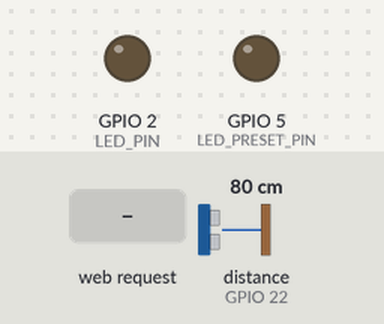
The sketch below on a simulated ESP32. On the bench: output pins drawn as LEDs (lit = HIGH). Wiring (inferred from the names in the program): ultrasonic range finder: trigger GPIO 21; echo GPIO 22. The inputs (shaded band) are chosen by the test bench; at power-on: distance to the obstacle (sensor on GPIO 22) 80 cm. The echo pulse lasts 58.3 µs per cm; pins used as bus, display or sensor lines are not drawn; what the sketch prints to the serial monitor is not drawn.

Above: at 1.2 s.
1.3 s: distance to the obstacle (sensor on GPIO 22) set to 12 cm
2.8 s: distance to the obstacle (sensor on GPIO 22) set to 9 cm
At 3.1 s:
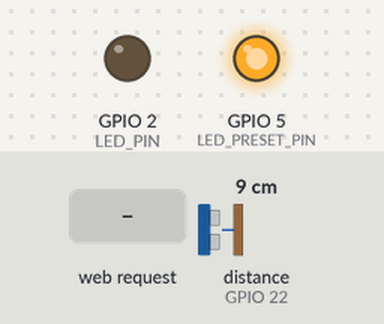
4.3 s: HTTP request GET /toggle received
At 5.5 s:
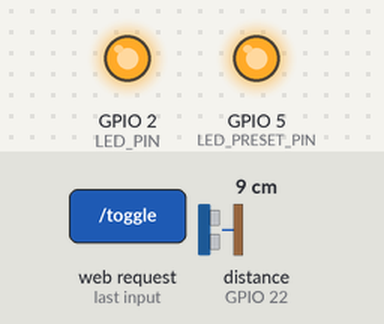
5.8 s: HTTP request GET /setPreset?distance=1 received
At 6.6 s:
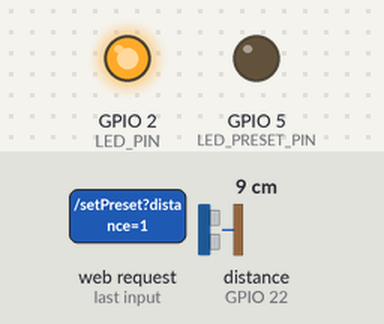
7.3 s: HTTP request GET /toggle?distance=1 received
At 7.8 s:
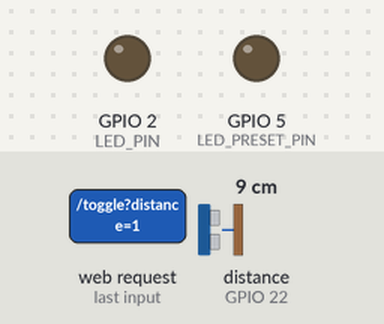
8.8 s: HTTP request GET /toggle?distance=0 received
At 10.1 s:
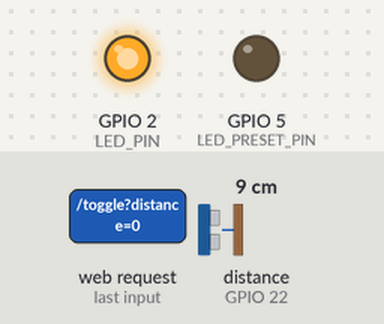
Timing chart, 0 to 11.3 s (numbered marks = the images above; inputs shaded):
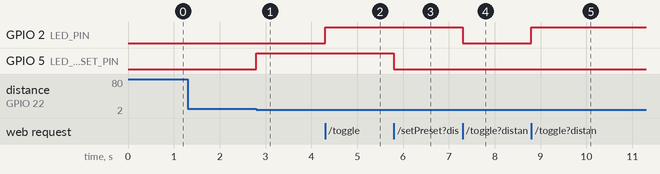

Measured:
- the behaviour switches between 11 and 10 cm on distance to the obstacle (sensor on GPIO 22) (found by bisection; images 0 and 1)
- after the input at 1.3 s, every drawn part: stays the same
- after the input at 2.8 s, GPIO 5 (LED_PRESET_PIN): LOW → HIGH at once
- after the input at 4.3 s, GPIO 2 (LED_PIN): LOW → HIGH at once
- after the input at 5.8 s, GPIO 5 (LED_PRESET_PIN): HIGH → LOW at once
- after the input at 7.3 s, GPIO 2 (LED_PIN): HIGH → LOW at once
- after the input at 8.8 s, GPIO 2 (LED_PIN): LOW → HIGH at once

The sketch:

LerEscreverHtmlTempoReal.ino
```cpp
#include <WiFi.h>
#include <WebServer.h>

// Definições de pinos
#define LED_PIN 2         // LED controlado pelo botão na página
#define TRIG_PIN 21       // Pino TRIG do sensor ultrassônico
#define ECHO_PIN 22       // Pino ECHO do sensor ultrassônico
#define LED_PRESET_PIN 5  // LED que será acionado ao atingir a distância configurada

// Variáveis globais
bool ledState = false;     // Estado do LED
float presetDistance = 10; // Valor inicial do preset de distância
WebServer server(80);      // Criação do servidor web

// Configuração do Access Point
const char* ssid = "ESP32_AP";
const char* password = "12345678";

// Função para medir distância
float getDistance() {
  digitalWrite(TRIG_PIN, LOW);
  delayMicroseconds(2);
  digitalWrite(TRIG_PIN, HIGH);
  delayMicroseconds(10);
  digitalWrite(TRIG_PIN, LOW);

  long duration = pulseIn(ECHO_PIN, HIGH);
  float distance = (duration * 0.034) / 2; // Calcula distância em cm
  return distance;
}

// Função para gerar a página HTML
String generateHTML() {
  String html = R"rawliteral(
    <!DOCTYPE html>
    <html>
    <head>
      <title>ESP32 Control</title>
      <style>
        body { font-family: Arial, sans-serif; text-align: center; margin-top: 50px; }
        button { padding: 10px 20px; font-size: 18px; margin: 10px; }
        input { padding: 10px; font-size: 18px; width: 100px; }
      </style>
      <script>
        function toggleLED() {
          fetch('/toggle').then(response => response.text());
        }
        function setPreset() {
          const value = document.getElementById('preset').value;
          fetch('/setPreset?distance=' + value).then(response => response.text());
        }
        function updateDistance() {
          fetch('/distance').then(response => response.text()).then(data => {
            document.getElementById('distance').innerText = data + " cm";
          });
        }
        setInterval(updateDistance, 500); // Atualiza a distância a cada 500 ms
      </script>
    </head>
    <body>
      <h1>ESP32 Control Page</h1>
      <button onclick="toggleLED()">Toggle LED</button>
      <p>Distance: <span id="distance">0 cm</span></p>
      <p>
        Set Preset Distance:
        <input type="number" id="preset" value="10">
        <button onclick="setPreset()">Set</button>
      </p>
    </body>
    </html>
  )rawliteral";
  return html;
}

// Rota principal
void handleRoot() {
  String html = generateHTML();
  server.send(200, "text/html", html);
}

// Rota para alternar o LED
void handleToggleLED() {
  ledState = !ledState;
  digitalWrite(LED_PIN, ledState);
  server.send(200, "text/plain", "LED toggled");
}

// Rota para retornar a distância
void handleDistance() {
  float distance = getDistance();
  server.send(200, "text/plain", String(distance));
}

// Rota para definir a distância presetada
void handleSetPreset() {
  if (server.hasArg("distance")) {
    presetDistance = server.arg("distance").toFloat();
  }
  server.send(200, "text/plain", "Preset distance set");
}

void setup() {
  // Inicialização dos pinos
  pinMode(LED_PIN, OUTPUT);
  pinMode(TRIG_PIN, OUTPUT);
  pinMode(ECHO_PIN, INPUT);
  pinMode(LED_PRESET_PIN, OUTPUT);
  digitalWrite(LED_PIN, LOW);
  digitalWrite(LED_PRESET_PIN, LOW);

  // Inicializa o Access Point
  WiFi.softAP(ssid, password);
  Serial.begin(115200);
  Serial.println("Access Point Started!");
  Serial.println("Connect to Wi-Fi network: " + String(ssid));
  Serial.println("IP Address: " + WiFi.softAPIP().toString());

  // Configuração das rotas
  server.on("/", handleRoot);
  server.on("/toggle", handleToggleLED);
  server.on("/distance", handleDistance);
  server.on("/setPreset", handleSetPreset);

  // Inicia o servidor
  server.begin();
}

void loop() {
  // Atualiza o servidor
  server.handleClient();

  // Verifica a distância em tempo real e controla o LED do preset
  float distance = getDistance();
  if (distance <= presetDistance && distance > 0) {
    digitalWrite(LED_PRESET_PIN, HIGH);
  } else {
    digitalWrite(LED_PRESET_PIN, LOW);
  }
}
```
